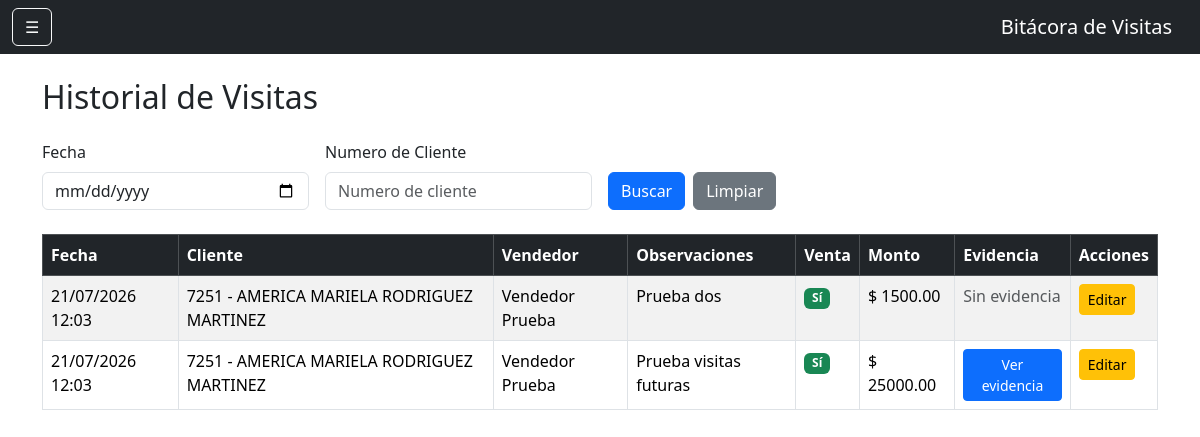
Screenshot of /historial_visitas (signed in) with the database file from the repository.
### models.py (models this page shows)
class Visita(db.Model):
    __tablename__ = 'visitas'
    id = db.Column(
        db.Integer,
        primary_key=True
    )
    fecha = db.Column(
        db.DateTime,
        default=datetime.now
    )
    observaciones = db.Column(
        db.Text
    )
    venta_realizada = db.Column(
        db.Boolean,
        default=False
    )
    monto_venta = db.Column(
        db.Float,
        default=0
    )
    proxima_visita = db.Column(
        db.Date
    )
    cliente_id = db.Column(
        db.Integer,
        db.ForeignKey('clientes.id')
    )
    usuario_id = db.Column(
        db.Integer,
        db.ForeignKey('usuarios.id')
    )
    latitud = db.Column(
    db.String(50)
    )
    longitud = db.Column(
    db.String(50)
    )
    foto = db.Column(
    db.String(255)
    )
    cliente = db.relationship(
        'Cliente',
        backref='visitas'
    )
    usuario = db.relationship(
        'Usuario',
        backref='visitas'
    )

class Cliente(db.Model):
    __tablename__ = 'clientes'
    id = db.Column(
        db.Integer,
        primary_key=True
    )
    num_cliente = db.Column(
        db.String(20),
        unique=True,
        nullable=False
    )
    nombre = db.Column(
        db.String(150),
        nullable=False
    )
    grupo = db.Column(
        db.String(100)
    )
    canal = db.Column(
        db.String(100)
    )
    vendedor = db.Column(
        db.Integer
    )

class Usuario(UserMixin, db.Model):
    __tablename__ = 'usuarios'
    id = db.Column(db.Integer, primary_key=True)
    nombre = db.Column(db.String(100), nullable=False)
    correo = db.Column(db.String(120), unique=True, nullable=False)
    password = db.Column(db.String(500), nullable=False)
    rol = db.Column(db.String(20), default='vendedor')
    activo = db.Column(db.Boolean, default=True)

### app.py (the view)
@app.route('/historial_visitas')
@login_required
def historial_visitas():
    fecha = request.args.get('fecha', '')
    cliente = request.args.get('cliente', '')
    vendedor = request.args.get('vendedor', '')
    consulta = Visita.query
    if current_user.rol == 'vendedor':
        consulta = consulta.filter(
            Visita.usuario_id == current_user.id
        )
    if fecha:
        consulta = consulta.filter(
            db.func.date(Visita.fecha) == fecha
        )
    if cliente:
        consulta = consulta.join(Cliente).filter(
            Cliente.num_cliente.contains(cliente)
        )
    if (
        vendedor and
        current_user.rol in ['admin', 'supervisor']
    ):
        consulta = consulta.join(Usuario).filter(
            Usuario.nombre.contains(vendedor)
        )
    visitas = consulta.order_by(
        Visita.fecha.desc()
    ).all()
    return render_template(
        'historial_visitas.html',
        visitas=visitas
    )

### app.py (called while the page is built)
@login_manager.user_loader
def load_user(user_id):
    return Usuario.query.get(int(user_id))

### templates/historial_visitas.html (shortened to what this page needs)
{% extends 'base.html' %}
{% block contenido %}
<h2 class="mb-4">Historial de Visitas</h2>
<form method="GET">
    <div class="row g-3 mb-4">
        <div class="col-md-3">
            <label class="form-label">Fecha</label>
            <input
                type="date"
                name="fecha"
                class="form-control"
                value="{{ request.args.get('fecha', '') }}">
        </div>
        <div class="col-md-3">
            <label class="form-label">Numero de Cliente</label>
            <input
                type="text"
                name="cliente"
                class="form-control"
                placeholder="Numero de cliente"
                value="{{ request.args.get('cliente', '') }}">
        </div>
        <div class="col-md-3 d-flex align-items-end">
            <button
                type="submit"
                class="btn btn-primary me-2">
                Buscar
            </button>
            <a href="{{ url_for('historial_visitas') }}"
               class="btn btn-secondary">
                Limpiar
            </a>
        </div>
    </div>
</form>
<div class="table-responsive">
    <table class="table table-striped table-bordered table-hover">
        <thead class="table-dark">
            <tr>
                <th>Fecha</th>
                <th>Cliente</th>
                <th>Vendedor</th>
                <th>Observaciones</th>
                <th>Venta</th>
                <th>Monto</th>
                <th>Evidencia</th>
                <th>Acciones</th>
            </tr>
        </thead>
        <tbody>
            {% for visita in visitas %}
            <tr>
                <td>
                    {{ visita.fecha.strftime('%d/%m/%Y %H:%M') }}
                </td>
                <td>
                    {{ visita.cliente.num_cliente }} - {{ visita.cliente.nombre }}
                </td>
                <td>
                    {{ visita.usuario.nombre }}
                </td>
                <td>
                    {{ visita.observaciones }}
                </td>
                <td>
                    {% if visita.venta_realizada %}
                        <span class="badge bg-success">Sí</span>
                    {% else %}
                        <span class="badge bg-secondary">No</span>
                    {% endif %}
                </td>
                <td>
                    {% if visita.monto_venta %}
                        $ {{ "%.2f"|format(visita.monto_venta) }}
                    {% else %}
                        $ 0.00
                    {% endif %}
                </td>
                <td>
    {% if visita.foto %}
    <button
        type="button"
        class="btn btn-sm btn-primary"
        data-bs-toggle="modal"
        data-bs-target="#modalFoto{{ visita.id }}">
        Ver evidencia
    </button>
    {% else %}
    <span class="text-muted">
        Sin evidencia
    </span>
    {% endif %}
</td>
<td>
    <a href="/visita/editar/{{ visita.id }}"
       class="btn btn-warning btn-sm">
        Editar
    </a>
            </td>
            </tr>
            {% else %}
            <tr>
                <td colspan="7" class="text-center">
                    No hay visitas registradas.
                </td>
            </tr>
            {% endfor %}
        </tbody>
    </table>
</div>
{% endblock %}

### rows the page displays
Visita: fecha "21/07/2026 12:03", cliente.num_cliente "7251", cliente.nombre "AMERICA MARIELA RODRIGUEZ MARTINEZ", usuario.nombre "Vendedor Prueba", observaciones "Prueba dos", venta_realizada "Sí", monto_venta "1500.00", shows "Sin evidencia"
Visita: fecha "21/07/2026 12:03", cliente.num_cliente "7251", cliente.nombre "AMERICA MARIELA RODRIGUEZ MARTINEZ", usuario.nombre "Vendedor Prueba", observaciones "Prueba visitas futuras", venta_realizada "Sí", monto_venta "25000.00"
